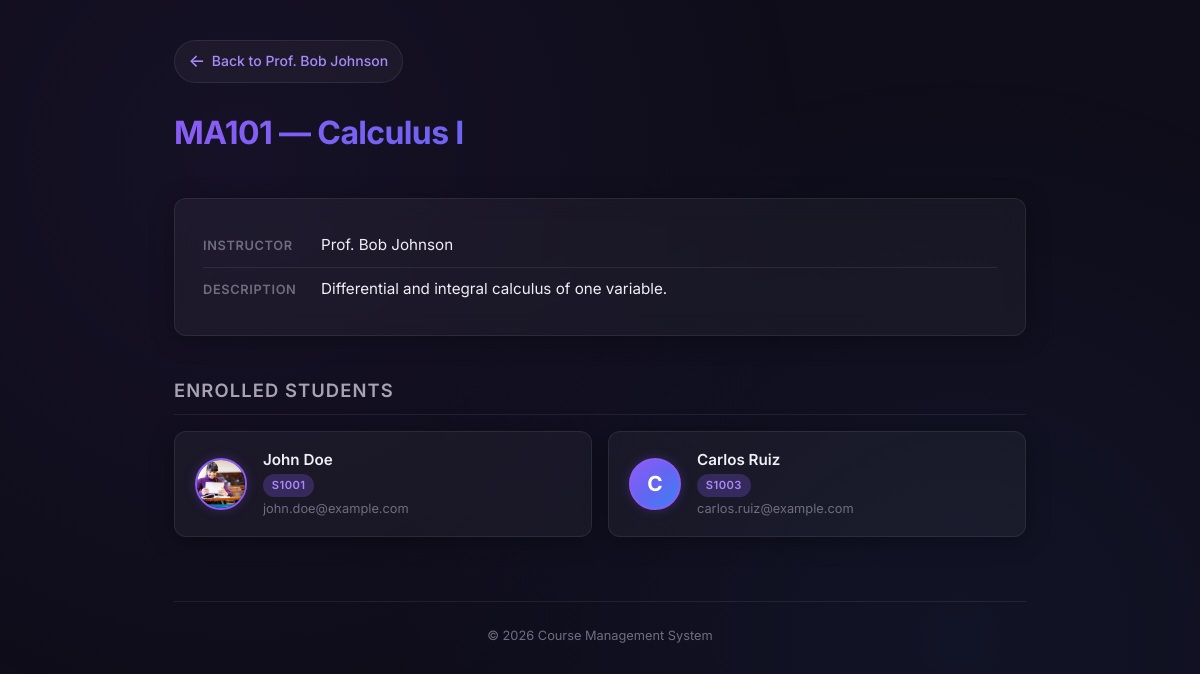
Page /courses/3/ on the committed database.
### course/models.py (models this page shows, shortened)
class Course(models.Model):
    title = models.CharField(max_length=200)
    code = models.CharField(max_length=20, unique=True)
    description = models.TextField(blank=True)
    instructor = models.ForeignKey(
        Instructor,
        on_delete=models.CASCADE,
        related_name="courses",
    )
    class Meta:
        ordering = ["code"]

### instructor/models.py (models this page shows, shortened)
class Instructor(models.Model):
    name = models.CharField(max_length=100)
    email = models.EmailField(unique=True)
    department = models.CharField(max_length=100)
    class Meta:
        ordering = ["name"]

### student/models.py (models this page shows, shortened)
class Student(models.Model):
    GENDER_CHOICES = [
        ("M", "Male"),
        ("F", "Female"),
    ]
    name = models.CharField(max_length=100)
    email = models.EmailField(unique=True)
    student_id = models.CharField(max_length=20, unique=True)
    gender = models.CharField(max_length=1, choices=GENDER_CHOICES, default="M")
    image = models.ImageField(upload_to="student_images/", blank=True, null=True)
    courses = models.ManyToManyField(Course, related_name="students", blank=True)
    class Meta:
        ordering = ["student_id"]

### course/views.py (the view)
# urls.py: path('<int:pk>/', views.course_detail, name='course_detail'),
def course_detail(request, pk: int):
    course = get_object_or_404(Course, pk=pk)
    students = course.students.all()
    return render(
        request,
        "course/course_detail.html",
        {"course": course, "students": students},
    )

### course/templates/course/course_detail.html (shortened to what this page needs)
{% extends "base.html" %}
{% load static %}
{% block content %}
<a href="{% url 'instructor_detail' course.instructor.pk %}" class="back-link">
    <span class="arrow">&larr;</span> Back to {{ course.instructor.name }}
</a>
<header class="page-header">
    <h1>{{ course.code }} &mdash; {{ course.title }}</h1>
</header>
<div class="info-block">
    <div class="info-row">
        <span class="info-label">Instructor</span>
        <span class="info-value">{{ course.instructor.name }}</span>
    </div>
    <div class="info-row">
        <span class="info-label">Description</span>
        <span class="info-value">{{ course.description|default:"No description provided." }}</span>
    </div>
</div>
<h2 class="section-title">Enrolled Students</h2>
<ul class="student-list">
    {% for student in students %}
    <li class="student-card">
        {% if student.image %}
        <img class="student-avatar" src="{{ student.image.url }}" alt="{{ student.name }}">
        {% else %}
        <div class="student-avatar student-avatar--placeholder">
            {{ student.name|make_list|first }}
        </div>
        {% endif %}
        <div class="student-info">
            <span class="student-name">{{ student.name }}</span>
            <span class="student-id-badge">{{ student.student_id }}</span>
            <span class="student-email">{{ student.email }}</span>
        </div>
    </li>
    {% empty %}
    <li class="empty-state" style="width:100%;">No students enrolled in this course.</li>
    {% endfor %}
</ul>
{% endblock %}

### static/css/style.css (style rules this page uses)
:root { --bg-primary: #0f0d1a; --bg-secondary: #1a1726; --bg-card: rgba(255, 255, 255, 0.04); --bg-card-hover: rgba(255, 255, 255, 0.08); --border-color: rgba(255, 255, 255, 0.08); --text-primary: #f0eef6; --text-secondary: #a7a3b5; --text-muted: #706d80; --accent: #8b5cf6; --accent-light: #a78bfa; --accent-glow: rgba(139, 92, 246, 0.25); --gradient: linear-gradient(135deg, #8b5cf6, #6366f1, #3b82f6); --radius: 12px; --radius-sm: 8px; --shadow: 0 4px 24px rgba(0, 0, 0, 0.3); --shadow-hover: 0 8px 40px rgba(0, 0, 0, 0.45); --transition: 0.25s cubic-bezier(0.4, 0, 0.2, 1); }
*, *::before, *::after { box-sizing: border-box; margin: 0; padding: 0; }
html { font-size: 16px; scroll-behavior: smooth; }
body { font-family: 'Inter', system-ui, -apple-system, sans-serif; background: var(--bg-primary); color: var(--text-primary); line-height: 1.6; min-height: 100vh; -webkit-font-smoothing: antialiased; }
body::before { content: ''; position: fixed; inset: 0; background-image: radial-gradient(circle at 20% 20%, rgba(139, 92, 246, 0.06) 0%, transparent 50%), radial-gradient(circle at 80% 80%, rgba(59, 130, 246, 0.06) 0%, transparent 50%); pointer-events: none; z-index: 0; }
.page-header { margin-bottom: 2.5rem; }
.page-header h1 { font-size: 2rem; font-weight: 700; letter-spacing: -0.02em; background: var(--gradient); -webkit-background-clip: text; -webkit-text-fill-color: transparent; background-clip: text; }
.back-link { display: inline-flex; align-items: center; gap: 0.4rem; font-size: 0.875rem; font-weight: 500; color: var(--accent-light); text-decoration: none; margin-bottom: 1.5rem; padding: 0.4rem 0.85rem; border-radius: 999px; background: var(--bg-card); border: 1px solid var(--border-color); transition: all var(--transition); }
.back-link .arrow { font-size: 1.1rem; transition: transform var(--transition); }
.section-title { font-size: 1.15rem; font-weight: 600; color: var(--text-secondary); text-transform: uppercase; letter-spacing: 0.06em; margin: 2.5rem 0 1rem; padding-bottom: 0.5rem; border-bottom: 1px solid var(--border-color); }
.info-block { background: var(--bg-card); border: 1px solid var(--border-color); border-radius: var(--radius); padding: 1.5rem 1.75rem; backdrop-filter: blur(12px); box-shadow: var(--shadow); }
.info-row { display: flex; align-items: baseline; gap: 0.5rem; padding: 0.6rem 0; }
.info-row:not(:last-child) { border-bottom: 1px solid var(--border-color); }
.info-label { font-size: 0.8rem; font-weight: 600; text-transform: uppercase; letter-spacing: 0.05em; color: var(--text-muted); min-width: 110px; flex-shrink: 0; }
.info-value { color: var(--text-primary); font-size: 0.95rem; }
.student-list { list-style: none; display: grid; grid-template-columns: repeat(auto-fill, minmax(280px, 1fr)); gap: 1rem; }
.student-card { display: flex; align-items: center; gap: 1rem; padding: 1rem 1.25rem; background: var(--bg-card); border: 1px solid var(--border-color); border-radius: var(--radius); box-shadow: var(--shadow); transition: all var(--transition); }
.student-avatar { width: 52px; height: 52px; border-radius: 50%; object-fit: cover; border: 2px solid var(--accent); flex-shrink: 0; box-shadow: 0 0 12px var(--accent-glow); transition: border-color var(--transition), box-shadow var(--transition); }
.student-avatar--placeholder { display: flex; align-items: center; justify-content: center; width: 52px; height: 52px; border-radius: 50%; border: 2px solid var(--accent); background: var(--gradient); color: #fff; font-size: 1.3rem; font-weight: 700; flex-shrink: 0; box-shadow: 0 0 12px var(--accent-glow); transition: border-color var(--transition), box-shadow var(--transition); }
.student-info { display: flex; flex-direction: column; gap: 0.15rem; min-width: 0; }
.student-name { font-size: 0.95rem; font-weight: 600; color: var(--text-primary); }
.student-id-badge { display: inline-block; font-size: 0.7rem; font-weight: 600; letter-spacing: 0.04em; color: var(--accent-light); background: var(--accent-glow); padding: 0.15rem 0.55rem; border-radius: 999px; width: fit-content; }
.student-email { font-size: 0.8rem; color: var(--text-muted); overflow: hidden; text-overflow: ellipsis; white-space: nowrap; }

### rows in the picture
Course: instructor.name "Prof. Bob Johnson", code "MA101", title "Calculus I", description "Differential and integral calculus of one variable."
Student: image (picture), name "John Doe", student_id "S1001", email "john.doe@example.com"
Student: name|make_list "C", name "Carlos Ruiz", student_id "S1003", email "carlos.ruiz@example.com"
